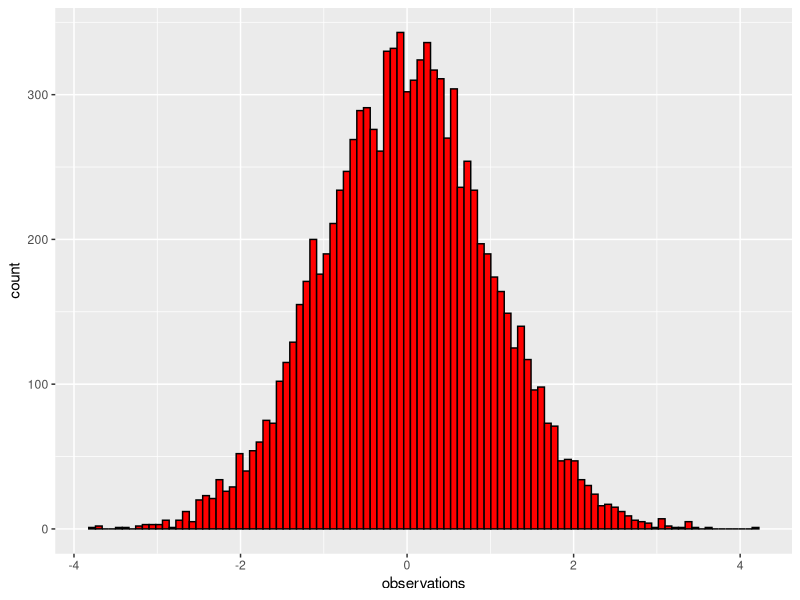

The R script that drew this image:
## ---- chunk 1
knitr::opts_chunk$set(echo = TRUE)
## ---- chunk 2
rnorm(n=1000000, mean = 0, sd = 1)

library(ggplot2)
some_data <- data.frame(observations = rnorm(n=10000, mean = 0, sd = 1),
                        type = "A")

ggplot(some_data, aes(x=observations)) +
  geom_histogram(bins=100, color="black",
                 fill= 'red')


print(some_data$observations[some_data$observations > 2.5])

length(some_data$observations[some_data$observations > 2.5])/1000000


print(length(some_data$observations[some_data$observations > 2.5])/1000000)


#the proportion of numbers in a sample of 1 million that are larger than 2.5 is even smaller in this case.













## ---- chunk 3

pnorm(130, mean = 100, sd = 10, log = TRUE)

#there are 10000 people

abs(pnorm(130, mean = 100, sd = 10, log = TRUE) * 10000)
## ---- chunk 4


print(pnorm(12, mean=10, sd = 20, lower.tail=FALSE))







## ---- chunk 5

library(ggplot2)
some_data <- data.frame(observations = rnorm(n=10000, mean = 10, sd = 20),
                        type = "A")

(length(some_data$observations[some_data$observations > 12])/10000)
